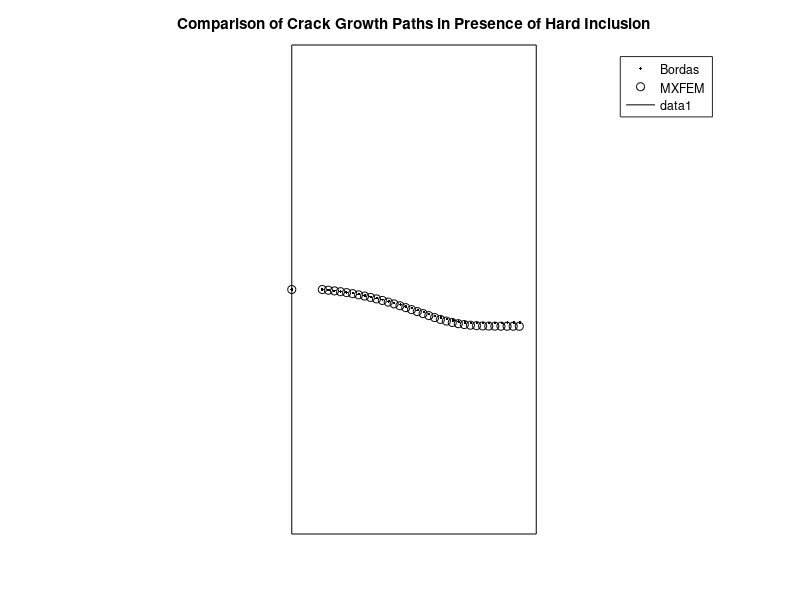

Write MATLAB code to recreate this figure.
% Written By: Matthew Jon Pais, University of Florida (2009)
% Website: http://sites.google.com/site/matthewjpais/Home
% Email: mpais@ufl.edu, matthewjpais@gmail.com

clear all; close all; clc; format short;

% Crack path predicted by Bordas (2006)
CB = [0	4
0.5	4
0.601	3.991
0.696	3.980
0.797	3.968
0.892	3.954
0.998	3.939
1.093	3.922
1.194	3.903
1.289	3.880
1.389	3.857
1.484	3.833
1.585	3.806
1.675	3.780
1.781	3.753
1.865	3.723
1.965	3.694
2.060	3.661
2.161	3.629
2.245	3.599
2.345	3.568
2.440	3.540
2.535	3.516
2.642	3.492
2.731	3.476
2.832	3.462
2.932	3.453
3.027	3.453
3.128	3.450
3.229	3.453
3.329	3.452
3.435	3.454
3.530	3.459
3.631	3.460
3.732	3.462];
  
% Crack path predicted by XFEM
CM = [   0    4.0000
    0.5000    4.0000
    0.5993    3.9884
    0.6987    3.9776
    0.7978    3.9641
    0.8967    3.9491
    0.9952    3.9321
    1.0934    3.9133
    1.1914    3.8929
    1.2888    3.8704
    1.3859    3.8465
    1.4825    3.8208
    1.5787    3.7935
    1.6745    3.7647
    1.7698    3.7344
    1.8648    3.7032
    1.9595    3.6711
    2.0540    3.6384
    2.1484    3.6055
    2.2429    3.5727
    2.3378    3.5411
    2.4331    3.5110
    2.5293    3.4836
    2.6265    3.4601
    2.7246    3.4408
    2.8236    3.4261
    2.9230    3.4158
    3.0228    3.4089
    3.1227    3.4045
    3.2227    3.4019
    3.3226    3.4004
    3.4226    3.3996
    3.5226    3.3992
    3.6226    3.3988
    3.7226    3.3984
   ];
  
figure; hold on;
plot(CB(:,1),CB(:,2),'.k',CM(:,1),CM(:,2),'ok')
title('Comparison of Crack Growth Paths in Presence of Hard Inclusion')
legend('Bordas','MXFEM','Location','NorthEast');
plot([0 4 4 0 0],[0 0 8 8 0],'k'), axis equal; axis off; hold off;